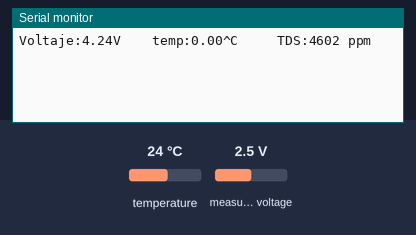
The sketch below on a simulated ESP32. Shown: the last lines printed to the serial monitor. The test bench sets the inputs (shaded band); at power-on: temperature 24 °C, measured voltage 2.5 V.

Above: at 1.2 s.
1.3 s: temperature set to 12 °C
At 2.3 s:
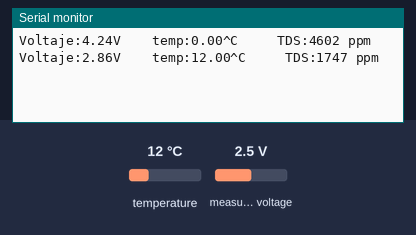
2.8 s: temperature set to 19 °C
At 3.8 s:
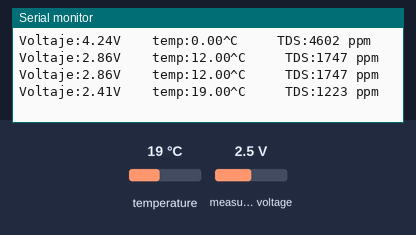
4.3 s: measured voltage set to 0.1 V
At 4.3 s:
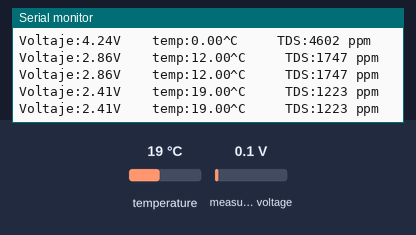
5.8 s: measured voltage set to 1.2 V
At 6.3 s:
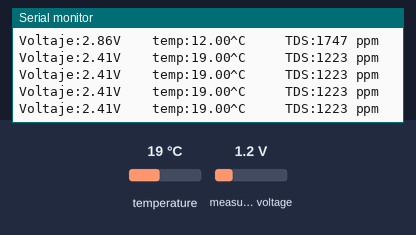
Timing chart, 0 to 8.3 s (numbered marks = the images above; inputs shaded):
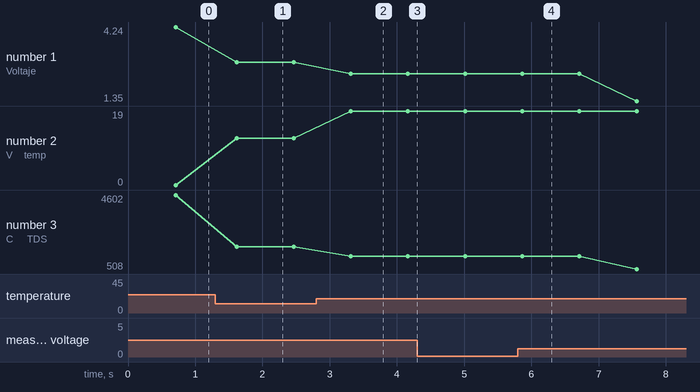

Measured:
- after the input at 1.3 s, the serial monitor: prints a new line after 0.31 s (image 1)
- after the input at 2.8 s, the serial monitor: prints a new line after 0.51 s (image 2)
- plotted number 1: 4.24 → 2.86 after the input at 1.3 s, 2.86 → 2.41 after the input at 2.8 s, 2.41 → 1.35 after the input at 5.8 s
- plotted number 2: 0 → 12 after the input at 1.3 s, 12 → 19 after the input at 2.8 s
- plotted number 3: 4602 → 1747 after the input at 1.3 s, 1747 → 1223 after the input at 2.8 s, 1223 → 508 after the input at 5.8 s

The sketch:

test_tds4.ino
```cpp
#include <Wire.h>
#include <OneWire.h>
#include <DallasTemperature.h>
#include <Adafruit_ADS1X15.h>

#define TDS_PIN 3
#define ADS1115_ADDRESS 0x48
#define TEMP_PIN 25

const byte numReadings = 20;
const float offsetVoltage = 0.38;
unsigned int AnalogSampleInterval = 25,printInterval = 700,tempSampleInterval=850;
unsigned int readings[numReadings], i = 0;
unsigned long AnalogValueTotal = 0;
unsigned int AnalogAverage = 0;
unsigned long AnalogSampleTime,printTime,tempSampleTime;
float temperature,tds, averageVoltage=0;

OneWire ds(TEMP_PIN);
DallasTemperature temp(&ds);
Adafruit_ADS1115 ads;

void setup() {

  Serial.begin(115200);
  Wire.begin();
  ads.begin(ADS1115_ADDRESS);
  temp.begin();
}
void loop() {

  if(millis()-AnalogSampleTime>=AnalogSampleInterval)
  {
    AnalogSampleTime=millis();
    AnalogValueTotal -= readings[i];
    readings[i] = ads.readADC_SingleEnded(TDS_PIN);
    AnalogValueTotal+= readings[i];
    i ++;

    if (i >= numReadings){
      i = 0;
      AnalogAverage = AnalogValueTotal / numReadings;
    }

  }

   if(millis()-tempSampleTime>=tempSampleInterval)
  {
    tempSampleTime=millis();
    temperature = readTemperature();
  }

  if(millis()-printTime>=printInterval)
  {
    printTime=millis();
    averageVoltage = ads.computeVolts(AnalogAverage);

    float TempCoefficient=1.0+0.02*(temperature-25.0);
    float CoefficientVolatge=(float)(averageVoltage- offsetVoltage)/TempCoefficient;

    Serial.print("Voltaje:");
    Serial.print(CoefficientVolatge);
    Serial.print("V    ");
    Serial.print("temp:");
    Serial.print(temperature);
    Serial.print("^C     TDS:");

    if(CoefficientVolatge <= offsetVoltage){
      tds = 0;
    }else{
      tds=(133.42*pow(CoefficientVolatge,3) - 255.86*pow(CoefficientVolatge,2) + 857.39*CoefficientVolatge)*0.5;
    }

    Serial.print(tds,0);
    Serial.println(" ppm");

  }

}

float readTemperature(){
  temp.requestTemperatures();
  return temp.getTempCByIndex(0);
}
```
